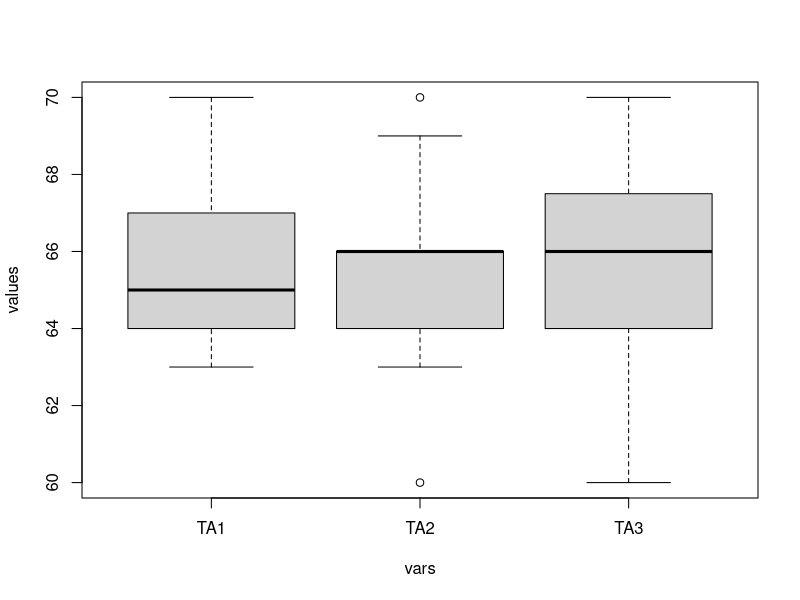
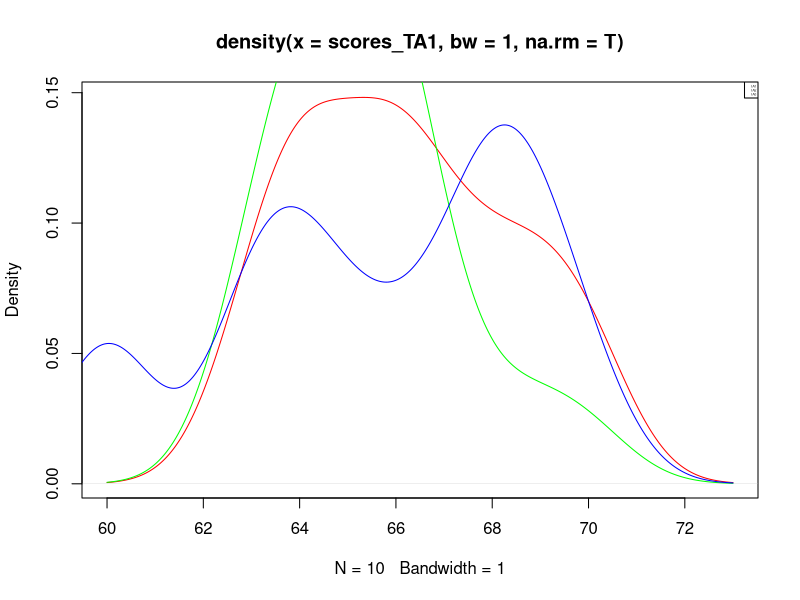
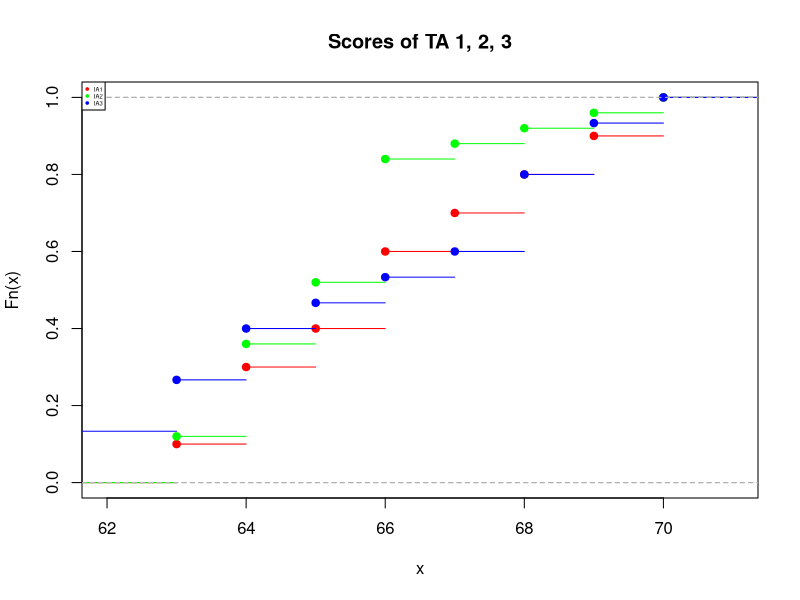
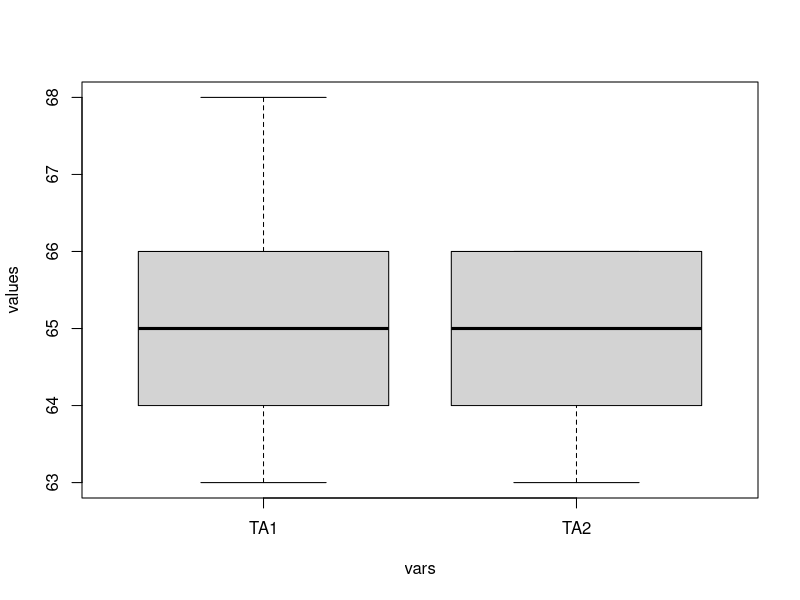
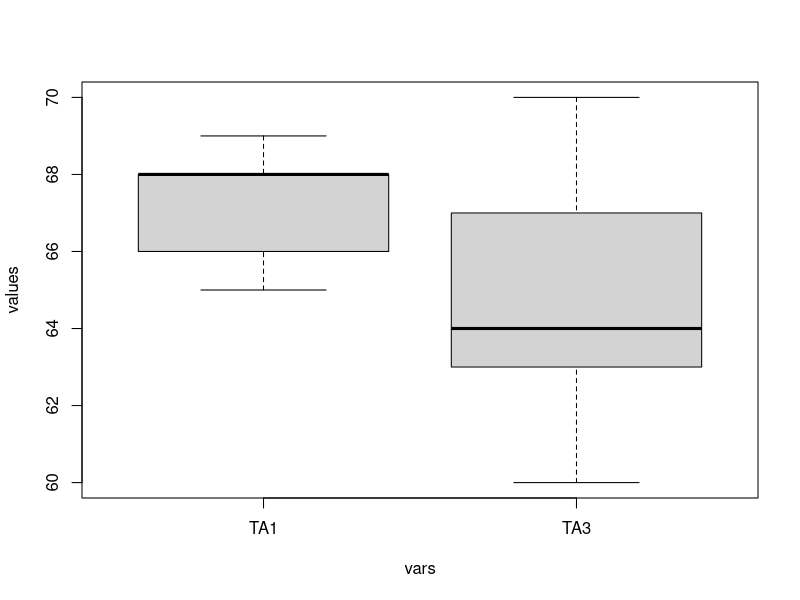
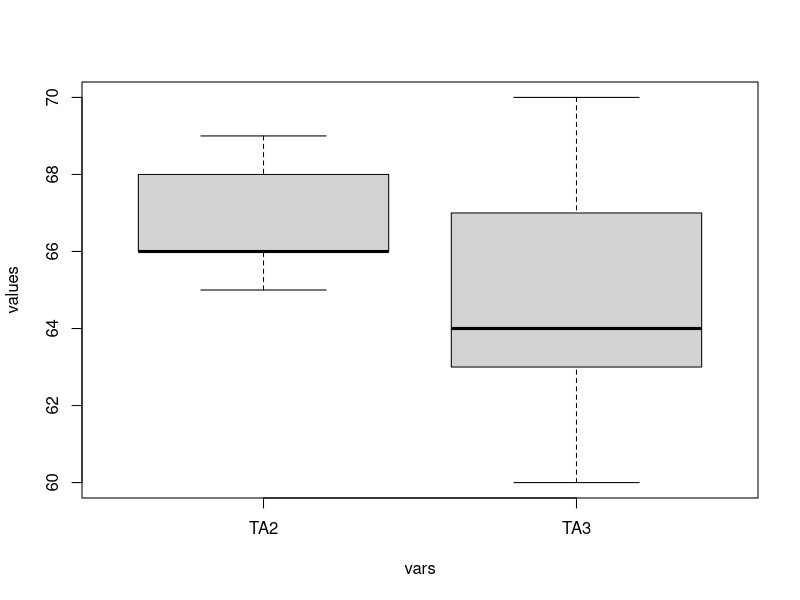
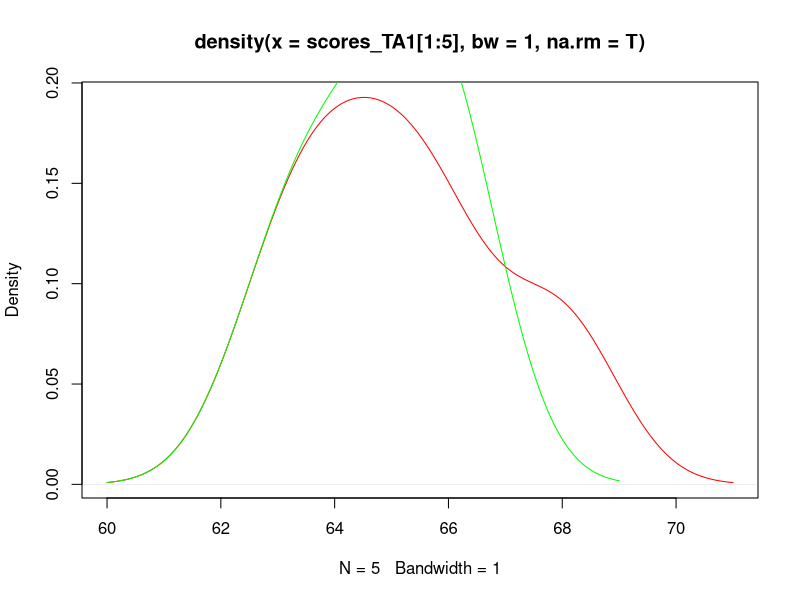
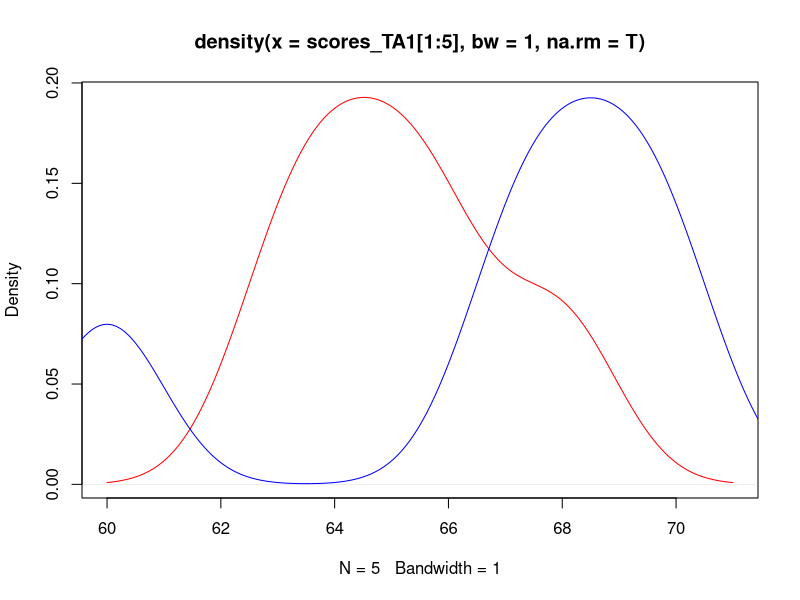

Reproduce these figures in R, in order.
csv = read.csv('table_v2.csv', fileEncoding='utf-8')

# 3 Graphs:
# a <-> b
# a <-> c
# b <-> c

# --- 2(a)
scores_TA1 = csv$Score..TA_1.
scores_TA2 = csv$Score..TA_2.
scores_TA3 = csv$Score..TA_3.

# BOXPLOT
df <- data.frame(
	values=c(scores_TA1, scores_TA2, scores_TA3),
	vars=rep(c('TA1', 'TA2', 'TA3'))
)
boxplot(values ~ vars, data=df)

# DENSITY FUNCTION
plot(density(x=scores_TA1, bw=1, na.rm=T), col='red')
lines(density(x=scores_TA2, bw=1, na.rm=T), col='green')
lines(density(x=scores_TA3, bw=1, na.rm=T), col='blue')
legend('topright', c('TA1', 'TA2', 'TA3'), col=c('red', 'green', 'blue'), cex=0.2)

# ECDF
plot(
	ecdf(scores_TA1),
	main='Scores of TA 1, 2, 3',
	col='red'
)

lines(
	ecdf(scores_TA2),
	col='green'
)

lines(
	ecdf(scores_TA3),
	col='blue'
)

legend(
	'topleft',
	c('TA1', 'TA2', 'TA3'),
	pch=19,
	col=c('red', 'green', 'blue'),
	cex=0.35
)

# legend() works but the size & ratio looks weird in RStudio...

# --- 2(b)

# *: Let's assume that they have common items..
#    But they don't, due to bad design :/
#    Happens when TA1 <-> TA3

# BOXPLOT
# 1 <-> 2
temp <- data.frame(
	values=c(scores_TA1[1:5], scores_TA2[1:5]),
	vars=rep(c('TA1', 'TA2'))
)
boxplot(values ~ vars, data=temp)

# 1 <-> 3 *
temp <- data.frame(
	values=c(scores_TA1[1:5], scores_TA3[11:15]),
	vars=rep(c('TA1', 'TA3'))
)
boxplot(values ~ vars, data=temp)

# 2 <-> 3
temp <- data.frame(
	values=c(scores_TA2[11:15], scores_TA3[11:15]),
	vars=rep(c('TA2', 'TA3'))
)
boxplot(values ~ vars, data=temp)

# DENSITY FUNCTION
# 1 <-> 2
plot(density(x=scores_TA1[1:5], bw=1, na.rm=T), col='red')
lines(density(x=scores_TA2[1:5], bw=1, na.rm=T), col='green')

# 1 <-> 3
plot(density(x=scores_TA1[1:5], bw=1, na.rm=T), col='red')
lines(density(x=scores_TA3[11:15], bw=1, na.rm=T), col='blue')

# 2 <-> 3
plot(density(x=scores_TA2[11:15], bw=1, na.rm=T), col='green')
lines(density(x=scores_TA3[11:15], bw=1, na.rm=T), col='blue')

# ECDF

# 1 <-> 2
plot(ecdf(scores_TA1[1:5]), main='TA1 <-> TA2', col='red')
lines(ecdf(scores_TA2[1:5]), col='green')

# 1 <-> 3 *
plot(ecdf(scores_TA1[1:5]), main='TA1 <-> TA3', col='red')
lines(ecdf(scores_TA3[11:15]), col='blue')

# 2 <-> 3
plot(ecdf(scores_TA2[11:15]), main='TA2 <-> TA3', col='green')
lines(ecdf(scores_TA3[11:15]), col='blue')

# --- 2(c)

# 1 <-> 2
plot(scores_TA1[1:5], col='red')
points(scores_TA2[1:5], col='green')

# 1 <-> 3 *
plot(scores_TA1[1:5], col='red')
points(scores_TA3[11:15], col='blue')

# 2 <-> 3
plot(scores_TA2[11:15], col='green')
points(scores_TA3[11:15], col='blue') # HUH? This line isn't working?

# --- 2(d)

drawCor <- function(x, y) {
	corValue = round(cor(x, y), 1)
	title = paste('Correlation: ', corValue)
	
	# Creating the plot
	plot(x, y, pch = 19, col="lightblue", main=title)
	
	# Regression line
	abline(lm(y ~ x), col="red", lwd=3)
}

# 0.7
drawCor(scores_TA1[1:5], scores_TA2[1:5])

# 0.3 ~ 0.7
drawCor(scores_TA1[6:10], scores_TA2[6:10])

# 0.1 ~ 0.3 *
drawCor(scores_TA1[1:5], scores_TA3[11:15])

# -0.1 ~ 0.1
drawCor(scores_TA2[11:15], scores_TA3[11:15])
